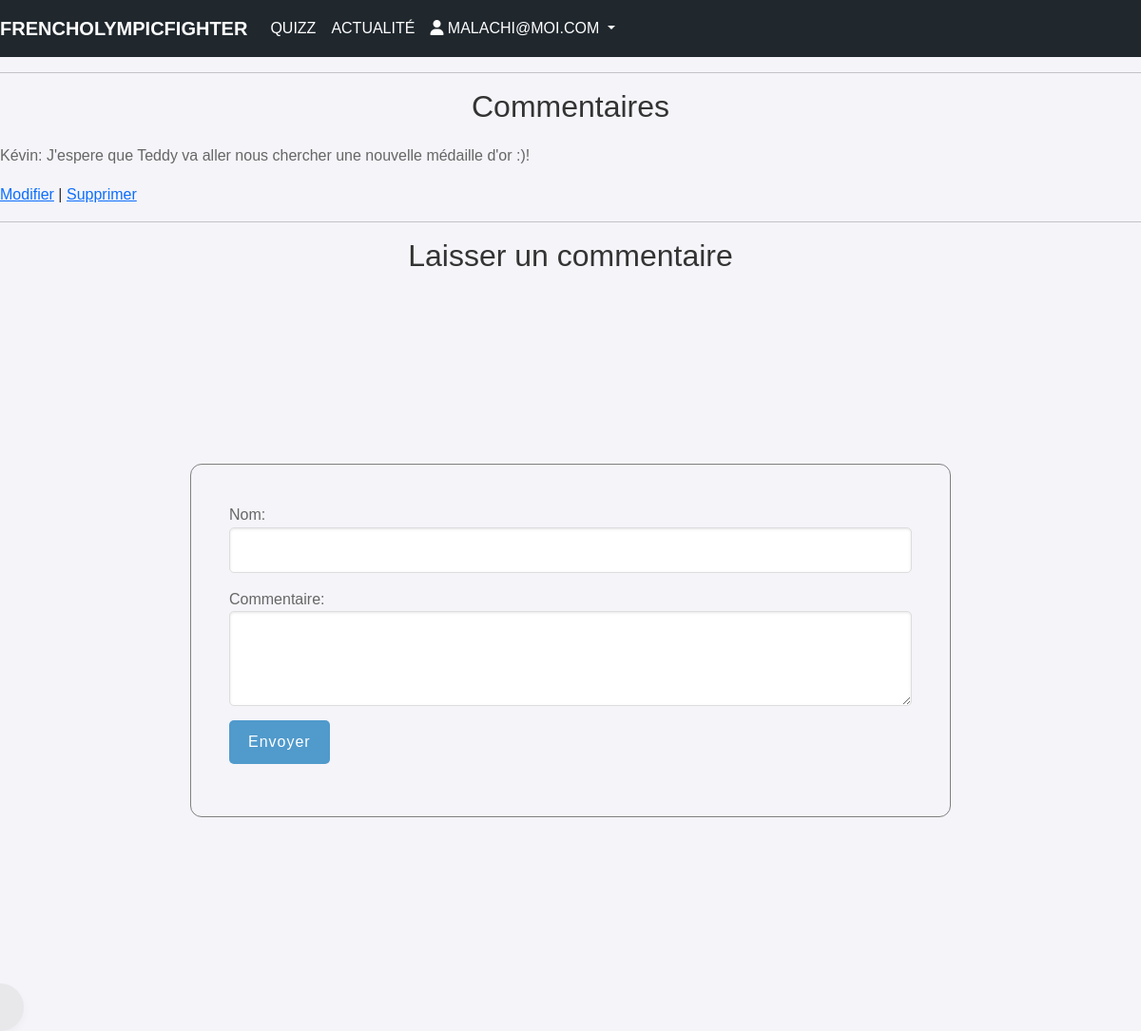
The app's page /news.php?id=1 (signed in) with its own data.
### tables this page shows
CREATE TABLE IF NOT EXISTS `comments` (
  `id` int NOT NULL AUTO_INCREMENT,
  `news_id` int DEFAULT NULL,
  `username` varchar(50) DEFAULT NULL,
  `comment` text,
  `created_at` timestamp NULL DEFAULT CURRENT_TIMESTAMP,
  PRIMARY KEY (`id`),
  KEY `news_id` (`news_id`)
);

### news.php (the view, shortened to what this page needs)
<?php
include 'bdd.php';
$news_id = $_GET['id'];
$sql = "SELECT * FROM comments WHERE news_id = :news_id";
$stmt = $conn->prepare($sql);
$stmt->bindParam(':news_id', $news_id);
$stmt->execute();
$comments = $stmt->fetchAll();
?>
<!DOCTYPE html>
<html>
<head>
    <link rel="stylesheet" href="css/styles_actu.css">
    <link rel="stylesheet" href="css/style.css">
    <link href="https://cdn.jsdelivr.net/npm/bootstrap@5.3.3/dist/css/bootstrap.min.css" rel="stylesheet">
</head>
<body>
<nav class="navbar navbar-expand-lg navbar-light">
        <a class="navbar-brand" href="index.php" style="color: white;">frenchOlympicfighter</a>
        <div class="collapse navbar-collapse" id="navbarNav">
            <ul class="navbar-nav ml-auto">
            <li class="nav-item">
                    <a class="nav-link" href="quizz.php">Quizz</a>
                </li>
                <li class="nav-item">
                    <a class="nav-link" href="news.php">Actualité</a>
                </li>
                <?php if (isset($_SESSION['pseudo'])): ?>
                    <li class="nav-item dropdown"  style="margin-left: auto;">
                        <a class="nav-link dropdown-toggle" href="#" id="userDropdown" role="button" data-toggle="dropdown" aria-haspopup="true" aria-expanded="false">
                        <i class="fa-solid fa-user"></i> <?php echo htmlspecialchars($_SESSION['pseudo']); ?>
                        </a>
                    </li>
                <?php endif; ?>
            </ul>
        </div>
    </nav>
    <hr>
    <h2>Commentaires</h2>
    <?php foreach ($comments as $comment): ?>
        <div>
            <p><?php echo htmlspecialchars($comment['username']); ?>: <?php echo htmlspecialchars($comment['comment']); ?></p>
            <a href="edit_comment.php?id=<?php echo $comment['id']; ?>">Modifier</a> |
            <a href="delete_comment.php?id=<?php echo $comment['id']; ?>">Supprimer</a>
        </div>
    <?php endforeach; ?>
    <hr>
    <h2>Laisser un commentaire</h2>
    <form action="add_comment.php" method="post">
        <p>Nom: <input type="text" name="username"></p>
        <p>Commentaire: <textarea name="comment"></textarea></p>
        <p><input type="submit" value="Envoyer"></p>
    </form>
    <div class="mousemove"></div>
</body>
</html>

### css/styles_actu.css (style rules this page uses)
body { font-family: Arial, sans-serif; margin: 0; background-color: #f4f4f4; }

### css/style.css (style rules this page uses)
* { margin: 0; padding: 0; box-sizing: border-box; }
body { background-color: #F0F0F0; }
.mousemove { height: 50px; width: 50px; border: 2px solid #D3D3D3; background-color: #D3D3D3; box-shadow: 0 4px 8px rgba(0, 0, 0, 0.1); position: absolute; transform: translate(-50%, -50%); border-radius: 50px; transition: 0.2s ease ; opacity: 0.35; pointer-events: none; }
nav { padding: 15px; background-color: #20282e; display: flex; justify-content: space-between; }
nav ul { display: flex; align-items: center; flex-direction: row; justify-content: space-between; list-style-type: none; text-transform: uppercase; margin: 0; padding: 0; }
nav ul li a { text-decoration: none; color: white; transition: 0.2s all; }
nav div { display: flex; align-items: center; gap: 15px; }
nav div a { text-decoration: none; color: white; list-style-type: none; text-transform: uppercase; }
.navbar { background-color: #20282e; padding: 15px; display: flex; justify-content: space-between; align-items: center; padding: 10px 20px; }
.navbar-brand { color: white; font-size: 20px; font-weight: bold; text-transform: uppercase; }
.navbar-nav .nav-link { color: white ; padding: 10px 15px; }
.nav-link { color: #fff; }

### news.php (style rules this page uses)
body { font-family: 'Arial', sans-serif; background-color: #f4f4f9; margin: 0; padding: 0; color: #333; }
h1, h2 { color: #333; text-align: center; margin-bottom: 20px; }
p { line-height: 1.6; color: #666; }
form { margin: 200px; display: flex; flex-direction: column; border: 1px solid grey; padding: 40px; border-radius: 12Px; }
form p { margin-bottom: 15px; display: flex; flex-direction: column; }
form input[type="text"], form textarea { width: 100%; padding: 10px; border: 1px solid #ddd; border-radius: 5px; box-shadow: inset 0 1px 3px rgba(0, 0, 0, 0.1); transition: border-color 0.3s ease; }
form textarea { resize: vertical; height: 100px; }
form input[type="submit"] { border: none; padding: 10px 20px; background-color: #509acc; color: white; border-radius: 5px; text-transform: capitalize; letter-spacing: 1px; transition: background-color 0.3s ease; cursor: pointer; align-self: flex-start; }

### records on screen
comments: username "Kévin", comment "J'espere que Teddy va aller nous chercher une nouvelle médaille d'or :)!"

### other values on screen
$_SESSION['pseudo'] "MALACHI@MOI.COM"
